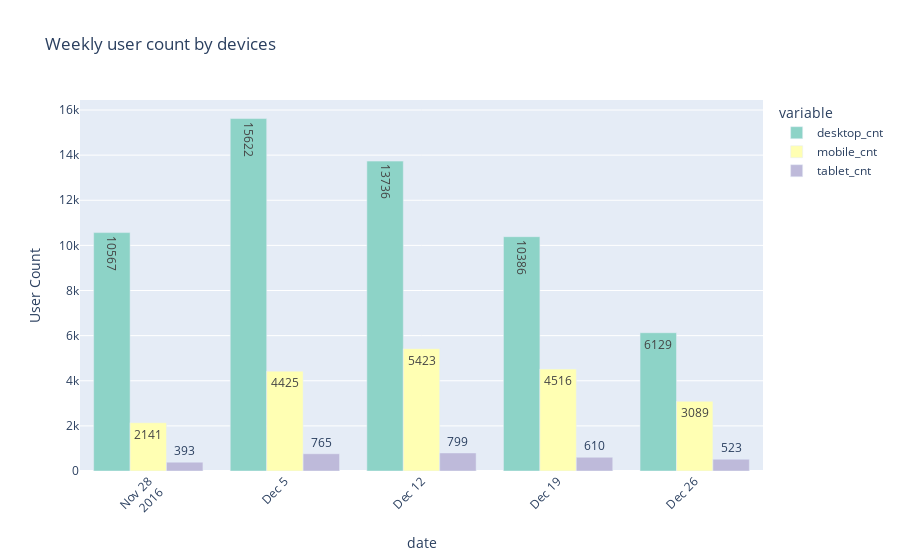

The code cell stored with this chart in its notebook:
### Code cell
import plotly.express as px

color_scale = px.colors.qualitative.Set3

fig = px.bar(df_device, x="date", y=["desktop_cnt", "mobile_cnt", "tablet_cnt"],
             title="Weekly user count by devices",
             color_discrete_sequence=color_scale,
             labels={"value": "User Count"},
             text="value",  # Show data labels
             barmode="group")

fig.update_xaxes(tickangle=-45)

fig.show()

### Figure 1 — Plotly figure (JSON) as saved in the notebook; plotly's stock layout.template omitted (floating-point values rounded to 4 significant figures)
{"data": [{"alignmentgroup": "True", "hovertemplate": "variable=desktop_cnt<br>date=%{x}<br>User Count=%{text}<extra></extra>", "legendgroup": "desktop_cnt", "marker": {"color": "rgb(141,211,199)", "pattern": {"shape": ""}}, "name": "desktop_cnt", "offsetgroup": "desktop_cnt", "orientation": "v", "showlegend": true, "text": [10567, 15622, 13736, 10386, 6129], "textposition": "auto", "type": "bar", "x": ["2016-11-28T00:00:00", "2016-12-05T00:00:00", "2016-12-12T00:00:00", "2016-12-19T00:00:00", "2016-12-26T00:00:00"], "xaxis": "x", "y": [10567, 15622, 13736, 10386, 6129], "yaxis": "y"}, {"alignmentgroup": "True", "hovertemplate": "variable=mobile_cnt<br>date=%{x}<br>User Count=%{text}<extra></extra>", "legendgroup": "mobile_cnt", "marker": {"color": "rgb(255,255,179)", "pattern": {"shape": ""}}, "name": "mobile_cnt", "offsetgroup": "mobile_cnt", "orientation": "v", "showlegend": true, "text": [2141, 4425, 5423, 4516, 3089], "textposition": "auto", "type": "bar", "x": ["2016-11-28T00:00:00", "2016-12-05T00:00:00", "2016-12-12T00:00:00", "2016-12-19T00:00:00", "2016-12-26T00:00:00"], "xaxis": "x", "y": [2141, 4425, 5423, 4516, 3089], "yaxis": "y"}, {"alignmentgroup": "True", "hovertemplate": "variable=tablet_cnt<br>date=%{x}<br>User Count=%{text}<extra></extra>", "legendgroup": "tablet_cnt", "marker": {"color": "rgb(190,186,218)", "pattern": {"shape": ""}}, "name": "tablet_cnt", "offsetgroup": "tablet_cnt", "orientation": "v", "showlegend": true, "text": [393, 765, 799, 610, 523], "textposition": "auto", "type": "bar", "x": ["2016-11-28T00:00:00", "2016-12-05T00:00:00", "2016-12-12T00:00:00", "2016-12-19T00:00:00", "2016-12-26T00:00:00"], "xaxis": "x", "y": [393, 765, 799, 610, 523], "yaxis": "y"}], "layout": {"barmode": "group", "legend": {"title": {"text": "variable"}, "tracegroupgap": 0}, "title": {"text": "Weekly user count by devices"}, "xaxis": {"anchor": "y", "domain": [0, 1], "tickangle": -45, "title": {"text": "date"}}, "yaxis": {"anchor": "x", "domain": [0, 1], "title": {"text": "User Count"}}}}
